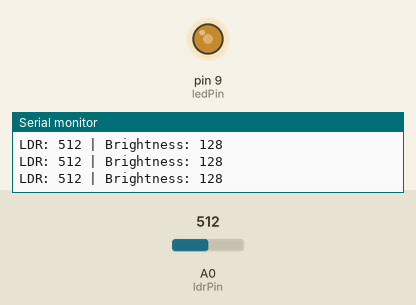
A sketch run on a simulated Arduino Uno, built with avr-gcc and run on an emulated ATmega328P. Shown: output pins drawn as LEDs (lit = HIGH), the last lines printed to the serial monitor. The inputs (shaded band) are chosen by the test bench; at power-on: A0 (ldrPin) = 512.

Above: at 1.2 s.
1.3 s: A0 (ldrPin) set to 306
At 1.6 s:
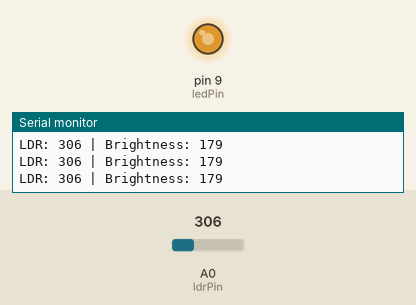
2.8 s: A0 (ldrPin) set to 608
At 3.1 s:
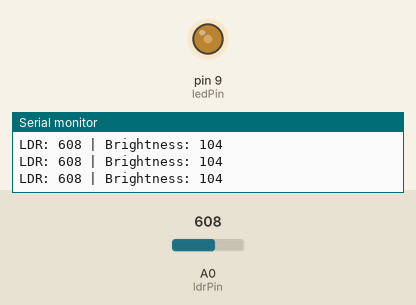
5.8 s: A0 (ldrPin) set to 639
At 6.2 s:
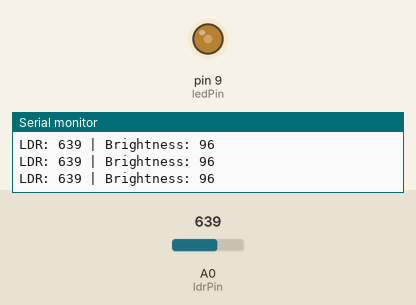
8.8 s: A0 (ldrPin) set to 900
At 10.1 s:
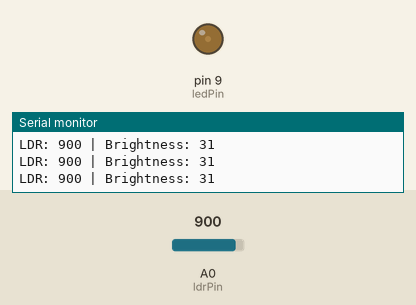
10.4 s: A0 (ldrPin) set to 1023
At 11.6 s:
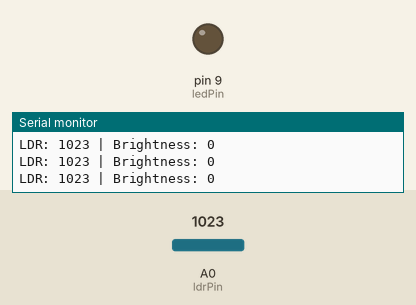
11.9 s: A0 (ldrPin) set to 511
At 13.3 s:
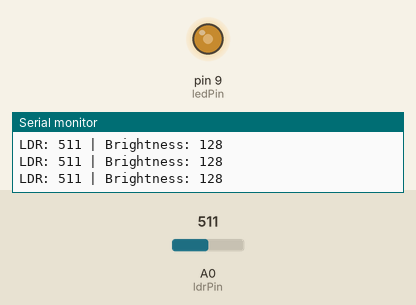
Timing chart, 0 to 14.4 s (numbered marks = the images above; inputs shaded):
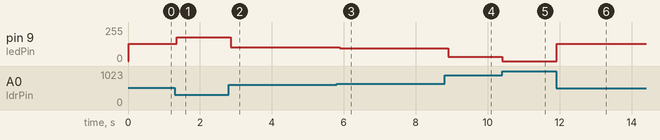

The sketch:

auto_brightness.ino
```cpp
/*
  LDR Auto-Brightness Controller (v1.0)
  -------------------------------------
  Automatically adjusts LED brightness based on ambient light using an
  LDR sensor. Demonstrates analog sensing, PWM output, and smooth brightness
  control. Designed as a small embedded-systems project for academic use.
*/

// Pin Definitions
const int ldrPin = A0;     // Analog input from LDR voltage divider
const int ledPin = 9;      // PWM output for LED brightness (D9 supports PWM)

// Variables
int sensorValue = 0;       // Raw LDR reading (0–1023)
int brightness = 0;        // PWM value (0–255)

void setup() {
  Serial.begin(9600);
  pinMode(ledPin, OUTPUT);

  Serial.println("LDR Auto-Brightness System Ready");
  Serial.println("Reading: LDR Input | Output: LED Brightness");
}

void loop() {
  // Read LDR value
  sensorValue = analogRead(ldrPin);

  // Convert 0–1023 to 0–255 PWM range
  brightness = map(sensorValue, 0, 1023, 255, 0);
  // (In bright light: high input → dim LED; In darkness: low input → bright LED)

  // Apply brightness to LED
  analogWrite(ledPin, brightness);

  // Debug information
  Serial.print("LDR: ");
  Serial.print(sensorValue);
  Serial.print(" | Brightness: ");
  Serial.println(brightness);

  delay(100);
}
```

Measured:
- after the input at 1.3 s, pin 9 (ledPin): 128/255 → 179/255 after 0.05 s
- after the input at 2.8 s, pin 9 (ledPin): 179/255 → 104/255 after 0.06 s
- after the input at 5.8 s, pin 9 (ledPin): 104/255 → 96/255 after 0.08 s
- after the input at 8.8 s, pin 9 (ledPin): 96/255 → 31/255 after 0.10 s
- after the input at 10.4 s, pin 9 (ledPin): 31/255 → 0/255 at once
- after the input at 11.9 s, pin 9 (ledPin): 0/255 → 128/255 at once
